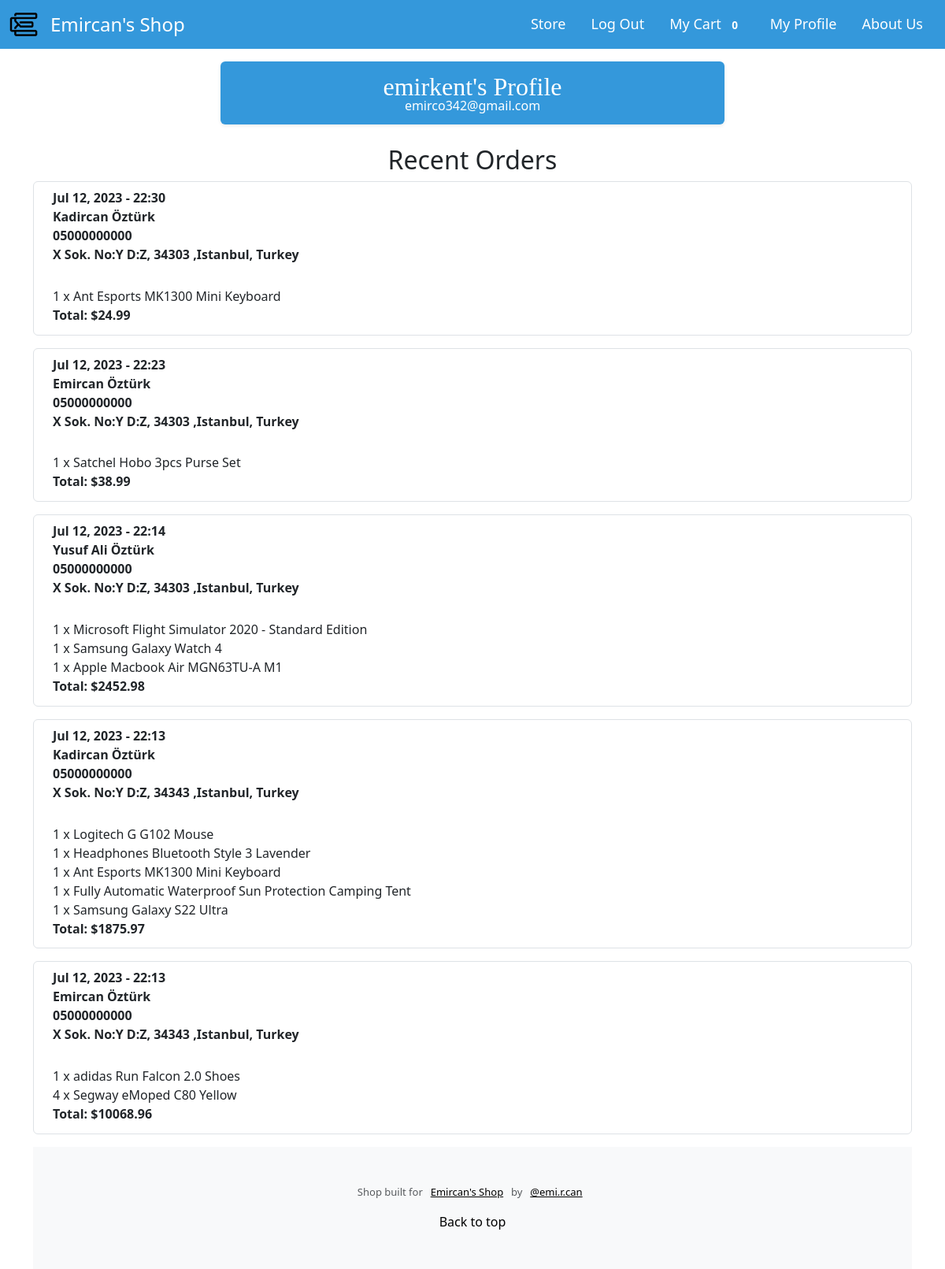
/profile/ (signed in), run on the app's committed database.
### users/models.py (models this page shows, shortened)
class Order(models.Model):
    user = models.ForeignKey(User, on_delete=models.CASCADE)
    email = models.EmailField()
    first_name = models.CharField(max_length=128)
    last_name = models.CharField(max_length=128)
    phone_number = models.CharField(max_length=16, default="-")
    address = models.TextField(max_length=512)
    country = models.CharField(max_length=128)
    state = models.CharField(max_length=128)
    zip_code = models.PositiveIntegerField()
    date_ordered = models.DateTimeField(auto_now=True)
    def total_price(self):
        order_items = OrderItem.objects.filter(order=self)
        return sum(item.total_price() for item in order_items)

class OrderItem(models.Model):
    order = models.ForeignKey(Order, on_delete=models.CASCADE)
    item = models.ForeignKey(Stuff, on_delete=models.CASCADE)
    quantity = models.PositiveIntegerField(default=1)
    def __str__(self):
        return f"{self.quantity} x {self.item}"
    def total_price(self):
        return self.quantity * self.item.price

### commerce_app/models.py (models this page shows)
class Stuff(models.Model):
    name = models.CharField(max_length=256)
    price = models.DecimalField(max_digits=9, decimal_places=2)
    category = models.CharField(max_length=64, default="")
    description = models.TextField(null=True, blank=True)
    photo = models.ImageField(null=True, blank=True, upload_to="stuff/")
    def __str__(self):
        return self.name

### users/views.py (the view)
# urls.py: path('profile/', users_views.profile, name='profile'),
@login_required
def profile(request):
    orders = Order.objects.filter(user=request.user)
    order_items = OrderItem.objects.filter(order__in=orders)
    context = {
        "orders" : orders,
        "order_items" : order_items,
    }
    return render(request, 'users/profile.html', context=context)

### commerce_app/context_processors.py (called while the page is built)
def total_quantity(request):
    if request.user.is_authenticated:
        cart , created= Cart.objects.get_or_create(user=request.user)
        items = CartItem.objects.filter(cart=cart)
        total_quantity = sum(item.quantity for item in items)
    else:
        total_quantity = 0
    context = {
        "total_quantity": total_quantity
    }
    return context

### users/templates/users/profile.html (shortened to what this page needs)
{% extends 'commerce_app/base.html' %}
{% load crispy_forms_tags %}
{% load static %}
{% block content %}
<main class="container">
    <div class="d-flex align-items-center p-3 my-3 text-white rounded shadow-sm mx-auto" style="background-color: #3498db; width: 40em;">
      <div class="lh-1 text-center w-100">
        <h1 class="h6 mb-0 lh-1" style="font-size: xx-large;">{{user.username}}'s Profile</h1>
        <small style="font-size: medium;">{{user.email}}</small>
      </div>
    </div>
    <h2 class="text-center" style="padding-top: 0.3em;">Recent Orders</h2>
    {% for order in orders|dictsortreversed:"date_ordered" %}
      <ol class="list-group" style="padding-bottom: 1em;">
        <li class="list-group-item d-flex justify-content-between align-items-start">
          <div class="ms-2 me-auto">
            <div class="fw-bold" style="padding-bottom: 0.3em;">
              {{ order.date_ordered|date:"M d, Y - H:i" }}
              <br>
              {{ order.first_name }} {{ order.last_name }}
              <br>
              {{ order.phone_number }}
              <br>
              {{ order.address }}, {{ order.zip_code }} ,{{ order.state }}, {{ order.country }}
            </div>
            <br>
            {% for order_item in order_items %}
              {% if order_item.order == order %}
                {{ order_item }}
                <br>
              {% endif %}
            {% endfor %}
            <div class="fw-bold" style="padding-bottom: 0.3em;">Total: ${{ order.total_price }}</div>
          </div>
        </li>
      </ol>
    {% endfor %}
{% endblock content %}

### users/templates/users/profile.html (style rules this page uses)
h1 { font-family: "Verdana"; font-size: 64px; color: #333; text-align: center; margin-top: 0.5em; }

### data on the page
Order: date_ordered "Jul 12, 2023 - 22:30", first_name "Kadircan", last_name "Öztürk", phone_number "05000000000", address "X Sok. No:Y D:Z", zip_code "34303", state "Istanbul", country "Turkey", total_price "24.99"
OrderItem: quantity+item "1 x Ant Esports MK1300 Mini Keyboard"
Order: date_ordered "Jul 12, 2023 - 22:23", first_name "Emircan", last_name "Öztürk", phone_number "05000000000", address "X Sok. No:Y D:Z", zip_code "34303", state "Istanbul", country "Turkey", total_price "38.99"
OrderItem: quantity+item "1 x Satchel Hobo 3pcs Purse Set"
Order: date_ordered "Jul 12, 2023 - 22:14", first_name "Yusuf Ali", last_name "Öztürk", phone_number "05000000000", address "X Sok. No:Y D:Z", zip_code "34303", state "Istanbul", country "Turkey", total_price "2452.98"
OrderItem: quantity+item "1 x Microsoft Flight Simulator 2020 - Standard Edition"
OrderItem: quantity+item "1 x Samsung Galaxy Watch 4"
OrderItem: quantity+item "1 x Apple Macbook Air MGN63TU-A M1"
Order: date_ordered "Jul 12, 2023 - 22:13", first_name "Kadircan", last_name "Öztürk", phone_number "05000000000", address "X Sok. No:Y D:Z", zip_code "34343", state "Istanbul", country "Turkey", total_price "1875.97"
OrderItem: quantity+item "1 x Logitech G G102 Mouse"
OrderItem: quantity+item "1 x Headphones Bluetooth Style 3 Lavender"
OrderItem: quantity+item "1 x Ant Esports MK1300 Mini Keyboard"
OrderItem: quantity+item "1 x Fully Automatic Waterproof Sun Protection Camping Tent"
OrderItem: quantity+item "1 x Samsung Galaxy S22 Ultra"
Order: date_ordered "Jul 12, 2023 - 22:13", first_name "Emircan", last_name "Öztürk", phone_number "05000000000", address "X Sok. No:Y D:Z", zip_code "34343", state "Istanbul", country "Turkey", total_price "10068.96"
OrderItem: quantity+item "1 x adidas Run Falcon 2.0 Shoes"
OrderItem: quantity+item "4 x Segway eMoped C80 Yellow"

### other printed values
{{ total_quantity }} "0"
{{ user.username }} "emirkent"
{{ user.email }} "emirco342@gmail.com"
